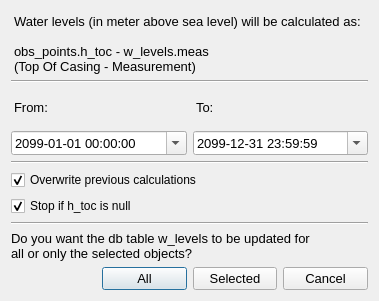
<?xml version="1.0" encoding="UTF-8"?>
<ui version="4.0">
 <class>Dialog</class>
 <widget class="QDialog" name="dialog">
  <property name="windowModality">
   <enum>Qt::NonModal</enum>
  </property>
  <property name="enabled">
   <bool>true</bool>
  </property>
  <property name="geometry">
   <rect>
    <x>0</x>
    <y>0</y>
    <width>379</width>
    <height>301</height>
   </rect>
  </property>
  <property name="sizePolicy">
   <sizepolicy hsizetype="Preferred" vsizetype="Preferred">
    <horstretch>0</horstretch>
    <verstretch>0</verstretch>
   </sizepolicy>
  </property>
  <property name="minimumSize">
   <size>
    <width>0</width>
    <height>0</height>
   </size>
  </property>
  <property name="maximumSize">
   <size>
    <width>16777215</width>
    <height>16777215</height>
   </size>
  </property>
  <property name="windowTitle">
   <string>Dialog</string>
  </property>
  <property name="modal">
   <bool>false</bool>
  </property>
  <layout class="QGridLayout" name="grid_layout_2">
   <item row="0" column="0">
    <layout class="QGridLayout" name="grid_layout">
     <item row="9" column="1">
      <widget class="QPushButton" name="push_button_all">
       <property name="sizePolicy">
        <sizepolicy hsizetype="Preferred" vsizetype="Fixed">
         <horstretch>0</horstretch>
         <verstretch>0</verstretch>
        </sizepolicy>
       </property>
       <property name="minimumSize">
        <size>
         <width>0</width>
         <height>0</height>
        </size>
       </property>
       <property name="font">
        <font>
         <family>Arial</family>
         <pointsize>10</pointsize>
        </font>
       </property>
       <property name="text">
        <string>All</string>
       </property>
      </widget>
     </item>
     <item row="0" column="0" colspan="4">
      <widget class="QLabel" name="instructions">
       <property name="sizePolicy">
        <sizepolicy hsizetype="MinimumExpanding" vsizetype="Fixed">
         <horstretch>0</horstretch>
         <verstretch>0</verstretch>
        </sizepolicy>
       </property>
       <property name="minimumSize">
        <size>
         <width>0</width>
         <height>0</height>
        </size>
       </property>
       <property name="font">
        <font>
         <family>Arial</family>
         <pointsize>10</pointsize>
         <weight>50</weight>
         <bold>false</bold>
         <kerning>true</kerning>
        </font>
       </property>
       <property name="text">
        <string>Water levels (in meter above sea level) will be calculated as:

obs_points.h_toc - w_levels.meas
(Top Of Casing - Measurement)</string>
       </property>
       <property name="alignment">
        <set>Qt::AlignLeading|Qt::AlignLeft|Qt::AlignTop</set>
       </property>
       <property name="wordWrap">
        <bool>true</bool>
       </property>
       <property name="indent">
        <number>3</number>
       </property>
      </widget>
     </item>
     <item row="1" column="0" colspan="4">
      <widget class="Line" name="line">
       <property name="sizePolicy">
        <sizepolicy hsizetype="Expanding" vsizetype="Fixed">
         <horstretch>0</horstretch>
         <verstretch>0</verstretch>
        </sizepolicy>
       </property>
       <property name="minimumSize">
        <size>
         <width>0</width>
         <height>0</height>
        </size>
       </property>
       <property name="font">
        <font>
         <family>Arial</family>
        </font>
       </property>
       <property name="orientation">
        <enum>Qt::Horizontal</enum>
       </property>
      </widget>
     </item>
     <item row="2" column="0">
      <widget class="QLabel" name="label_2">
       <property name="sizePolicy">
        <sizepolicy hsizetype="Preferred" vsizetype="Preferred">
         <horstretch>0</horstretch>
         <verstretch>0</verstretch>
        </sizepolicy>
       </property>
       <property name="minimumSize">
        <size>
         <width>0</width>
         <height>0</height>
        </size>
       </property>
       <property name="font">
        <font>
         <family>Arial</family>
         <pointsize>10</pointsize>
        </font>
       </property>
       <property name="text">
        <string>From:</string>
       </property>
       <property name="alignment">
        <set>Qt::AlignLeading|Qt::AlignLeft|Qt::AlignVCenter</set>
       </property>
       <property name="indent">
        <number>3</number>
       </property>
      </widget>
     </item>
     <item row="2" column="2">
      <widget class="QLabel" name="label_3">
       <property name="sizePolicy">
        <sizepolicy hsizetype="Preferred" vsizetype="Preferred">
         <horstretch>0</horstretch>
         <verstretch>0</verstretch>
        </sizepolicy>
       </property>
       <property name="minimumSize">
        <size>
         <width>0</width>
         <height>0</height>
        </size>
       </property>
       <property name="font">
        <font>
         <family>Arial</family>
         <pointsize>10</pointsize>
        </font>
       </property>
       <property name="text">
        <string>To:</string>
       </property>
       <property name="alignment">
        <set>Qt::AlignLeading|Qt::AlignLeft|Qt::AlignVCenter</set>
       </property>
       <property name="indent">
        <number>3</number>
       </property>
      </widget>
     </item>
     <item row="3" column="0" colspan="2">
      <widget class="QDateTimeEdit" name="from_date_time">
       <property name="sizePolicy">
        <sizepolicy hsizetype="MinimumExpanding" vsizetype="Fixed">
         <horstretch>0</horstretch>
         <verstretch>0</verstretch>
        </sizepolicy>
       </property>
       <property name="minimumSize">
        <size>
         <width>0</width>
         <height>0</height>
        </size>
       </property>
       <property name="font">
        <font>
         <family>Arial</family>
         <pointsize>10</pointsize>
        </font>
       </property>
       <property name="wrapping">
        <bool>false</bool>
       </property>
       <property name="frame">
        <bool>true</bool>
       </property>
       <property name="specialValueText">
        <string/>
       </property>
       <property name="keyboardTracking">
        <bool>true</bool>
       </property>
       <property name="dateTime">
        <datetime>
         <hour>0</hour>
         <minute>0</minute>
         <second>0</second>
         <year>2099</year>
         <month>1</month>
         <day>1</day>
        </datetime>
       </property>
       <property name="date">
        <date>
         <year>2099</year>
         <month>1</month>
         <day>1</day>
        </date>
       </property>
       <property name="displayFormat">
        <string>yyyy-MM-dd HH:mm:ss</string>
       </property>
       <property name="calendarPopup">
        <bool>true</bool>
       </property>
      </widget>
     </item>
     <item row="3" column="2" colspan="2">
      <widget class="QDateTimeEdit" name="to_date_time">
       <property name="sizePolicy">
        <sizepolicy hsizetype="Expanding" vsizetype="Fixed">
         <horstretch>0</horstretch>
         <verstretch>0</verstretch>
        </sizepolicy>
       </property>
       <property name="minimumSize">
        <size>
         <width>0</width>
         <height>0</height>
        </size>
       </property>
       <property name="font">
        <font>
         <family>Arial</family>
         <pointsize>10</pointsize>
        </font>
       </property>
       <property name="wrapping">
        <bool>false</bool>
       </property>
       <property name="frame">
        <bool>true</bool>
       </property>
       <property name="specialValueText">
        <string/>
       </property>
       <property name="keyboardTracking">
        <bool>true</bool>
       </property>
       <property name="dateTime">
        <datetime>
         <hour>23</hour>
         <minute>59</minute>
         <second>59</second>
         <year>2099</year>
         <month>12</month>
         <day>31</day>
        </datetime>
       </property>
       <property name="displayFormat">
        <string>yyyy-MM-dd HH:mm:ss</string>
       </property>
       <property name="calendarPopup">
        <bool>true</bool>
       </property>
      </widget>
     </item>
     <item row="7" column="0" colspan="4">
      <widget class="Line" name="line_2">
       <property name="sizePolicy">
        <sizepolicy hsizetype="Expanding" vsizetype="Fixed">
         <horstretch>0</horstretch>
         <verstretch>0</verstretch>
        </sizepolicy>
       </property>
       <property name="minimumSize">
        <size>
         <width>0</width>
         <height>0</height>
        </size>
       </property>
       <property name="font">
        <font>
         <family>Arial</family>
        </font>
       </property>
       <property name="orientation">
        <enum>Qt::Horizontal</enum>
       </property>
      </widget>
     </item>
     <item row="8" column="0" colspan="4">
      <widget class="QLabel" name="label">
       <property name="sizePolicy">
        <sizepolicy hsizetype="MinimumExpanding" vsizetype="Fixed">
         <horstretch>0</horstretch>
         <verstretch>0</verstretch>
        </sizepolicy>
       </property>
       <property name="minimumSize">
        <size>
         <width>0</width>
         <height>0</height>
        </size>
       </property>
       <property name="font">
        <font>
         <family>Arial</family>
         <pointsize>10</pointsize>
        </font>
       </property>
       <property name="text">
        <string>Do you want the db table w_levels to be updated for
all or only the selected objects?</string>
       </property>
       <property name="wordWrap">
        <bool>true</bool>
       </property>
      </widget>
     </item>
     <item row="9" column="2">
      <widget class="QPushButton" name="push_button_selected">
       <property name="sizePolicy">
        <sizepolicy hsizetype="Preferred" vsizetype="Fixed">
         <horstretch>0</horstretch>
         <verstretch>0</verstretch>
        </sizepolicy>
       </property>
       <property name="minimumSize">
        <size>
         <width>0</width>
         <height>0</height>
        </size>
       </property>
       <property name="font">
        <font>
         <family>Arial</family>
         <pointsize>10</pointsize>
        </font>
       </property>
       <property name="text">
        <string>Selected</string>
       </property>
      </widget>
     </item>
     <item row="9" column="3">
      <widget class="QPushButton" name="push_button_cancel">
       <property name="sizePolicy">
        <sizepolicy hsizetype="Preferred" vsizetype="Fixed">
         <horstretch>0</horstretch>
         <verstretch>0</verstretch>
        </sizepolicy>
       </property>
       <property name="minimumSize">
        <size>
         <width>0</width>
         <height>0</height>
        </size>
       </property>
       <property name="font">
        <font>
         <family>Arial</family>
         <pointsize>10</pointsize>
        </font>
       </property>
       <property name="text">
        <string>Cancel</string>
       </property>
      </widget>
     </item>
     <item row="5" column="0" colspan="4">
      <widget class="QCheckBox" name="check_box_overwrite_prev">
       <property name="toolTip">
        <string>&lt;html&gt;&lt;head/&gt;&lt;body&gt;&lt;p&gt;Checked: H_toc and level_masl will be calculated for all rows.&lt;br/&gt;Unchecked: H_toc and level_masl will only be calculated for rows where level_masl is NULL.&lt;/p&gt;&lt;/body&gt;&lt;/html&gt;</string>
       </property>
       <property name="text">
        <string>Overwrite previous calculations</string>
       </property>
       <property name="checked">
        <bool>true</bool>
       </property>
      </widget>
     </item>
     <item row="4" column="0" colspan="4">
      <widget class="Line" name="line_3">
       <property name="sizePolicy">
        <sizepolicy hsizetype="Expanding" vsizetype="Fixed">
         <horstretch>0</horstretch>
         <verstretch>0</verstretch>
        </sizepolicy>
       </property>
       <property name="minimumSize">
        <size>
         <width>0</width>
         <height>0</height>
        </size>
       </property>
       <property name="font">
        <font>
         <family>Arial</family>
        </font>
       </property>
       <property name="orientation">
        <enum>Qt::Horizontal</enum>
       </property>
      </widget>
     </item>
     <item row="6" column="0" colspan="4">
      <widget class="QCheckBox" name="check_box_stop_if_null">
       <property name="toolTip">
        <string>&lt;html&gt;&lt;head/&gt;&lt;body&gt;&lt;p&gt;Checked: If obs_points.h_toc is NULL for any obsid included in calculation, the calculation will not be performed for any obsid.&lt;br/&gt;Unchecked: Obsids where obs_points.h_toc is NULL will be skipped and calculation will be performed for the rest.&lt;/p&gt;&lt;/body&gt;&lt;/html&gt;</string>
       </property>
       <property name="text">
        <string>Stop if h_toc is null</string>
       </property>
       <property name="checked">
        <bool>true</bool>
       </property>
      </widget>
     </item>
    </layout>
   </item>
  </layout>
 </widget>
 <resources/>
 <connections/>
</ui>
